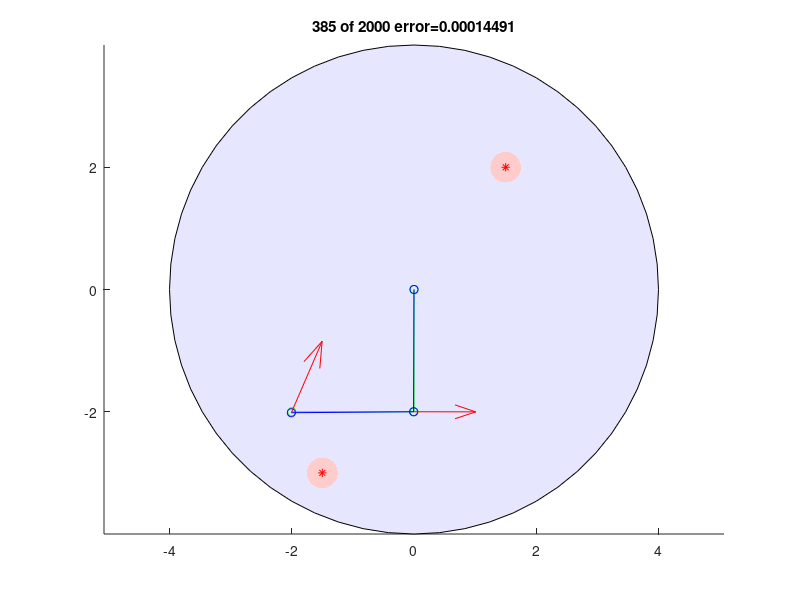

Write the MATLAB code that produced this figure.
function PotentialFieldNavigation
	%PotentialFieldNavigation
	% A path planner for an n-link planar robot arm moving amoung polygonal obstacles.
	%
	% Based off chapter 5.2 in "Robot Modeling and Control" by Spong, Hutchinson,
	% and Vidyasagar
	%
	% Aaron T. Becker, 04-13-2016, atbecker@uh.edu
	%
	%  Items to complete are marked with "TODO:"
	%  ideas: save the full path, and display in another figure.
	%%%%%%%%%%%%%%%%%%%%%%%%%%%%%%%
	linkLen = [2;2;];  %lengths of each link
	%q = rand(numel(linkLen),1)*2*pi;  %robot configuration (random)
	q = [pi/2;pi/4]; %robot configuration (set)
	%qGoal = rand(numel(linkLen),1)*2*pi; %TODO: some sort of check to make sure this isn't intersecting an obstacle
	qGoal = [-pi/2;-pi/2];
	oGoal = computeOrigins(qGoal); %robot goal DH frame origins
	ptObstacles = [1.5,2;  -1.5,-3]; %locations of point obstacles
	
	
	alpha = 0.02; %step size for each iteration.
	% In motion planning problems, the choice for alpha is often made on an adhoc or empirical basis
	%	such as the distance to the nearest obstacle or goal
	
	%%% Parameters  (students should change these)
	zeta =   flipud(0.5*(1:numel(q))');%vector parameter that scales the forces for each degree-of-freedom
	d = 0.5; %d: the distance that defines the transition from conic toparabolic
	eta = ones(numel(q),1); %eta: vector parameter that scales the repulsive forces for each degree-of-freedom
	rhoNot = 0.25; %: defines the distance of influence of the obstacle
	inLocalMinimum = false;
	t = 5;  %how many random steps to take?
	v = pi/10; % maximum random value at each step
	IsPolygonObs = false; % if tru, uses polygonal obstacles
	
	
	%setup figure showing the robot
	figure(1);clf;
	r = sum(linkLen);
	rectangle('Position',[-r,-r,2*r,2*r],'Curvature',1,'FaceColor',[.9 .9 1]) %robot workspace
	axis equal
	hold on
	% draw obstacles
	if IsPolygonObs
		ptObstacles = [1,2; -3,-1];
		polyObs1 = repmat(ptObstacles(1,:),3,1)+[.5000    0.8660
			-1.0000    0.0000
			0.5000   -0.8660];
		
		polyObs2 = repmat(ptObstacles(2,:),4,1)+[-1/2    -1
			-1/2    1
			1/2   1
			1/2 -1];
		
		p1 = fill(polyObs1(:,1),polyObs1(:,2),'r');
		set(p1,'linewidth',40,'EdgeColor',[1 .8 .8] );
		fill(polyObs1(:,1),polyObs1(:,2),'r');
		p2 = fill(polyObs2(:,1),polyObs2(:,2),'r');
		set(p2,'linewidth',40,'EdgeColor',[1 .8 .8] );
		fill(polyObs2(:,1),polyObs2(:,2),'r');
		
	else
		for j = 1:numel(ptObstacles(:,2))
			rectangle('Position',[ptObstacles(j,1)-rhoNot,ptObstacles(j,2)-rhoNot,2*rhoNot,2*rhoNot],'Curvature',1,'FaceColor',[1 .8 .8],'LineStyle','none')
		end
		plot(ptObstacles(:,1),ptObstacles(:,2),'r*')
	end
	
	%draw robot
	hGline = line([0,0],[0,1],'color','g');
	hGpts = plot([0,0],[0,1],'og');
	hRline = line([0,0],[0,1],'color','b');
	hRpts = plot([0,0],[0,1],'ob');
	harr= quiver(0,0,1,2,'color','r');
	hold off
	hTitle = title(num2str(0));
	maxIters = 2000;
	
	for iteration = 1:maxIters  %each iteration performs gradient descent one time
		%calulate error
		qErr = sum(atan2(sin(q-qGoal),cos(q-qGoal)).^2);
		oR = computeOrigins(q);
		frep = zeros([numel(q),2]);
		for j = 1:numel(ptObstacles(:,1))
			frep = frep + frepPtFloatingPoint(q, ptObstacles(j,:), eta, rhoNot);
		end
		Fvec =  fatt(q, oGoal,zeta,d) + frep;
		
		%update drawing
		updateArm(oGoal,hGline,hGpts);
		updateArm(oR,hRline,hRpts);
		set(harr, 'Xdata',oR(:,1),'Ydata',oR(:,2),'Udata',Fvec(:,1),'Vdata',Fvec(:,2));
		set(hTitle,'String',[num2str(iteration),' of ', num2str(maxIters), ' error=',num2str(qErr)])
		drawnow
		if qErr < 0.001
			break
		end
		
		%map the workspace forces to joint torques (5.2.3)
		tau = zeros(numel(q),1);
		for ic = 1:numel(q)
			tau = tau+Jv(q,ic)'* Fvec(ic,:)';
		end
		
		%Gradient descent algorithm, page 179
		q = q+alpha*tau/norm(tau);
		
		%TODO Task 3  (5pts) detect a local minimum
		
		
		if inLocalMinimum
			%TODO: Task 4  (5pts) random walk:
			%execute a random walk.  If it results in collision, do not apply
			%it.
			qprime = q;
			for j =1:t
				qprime = qprime+0;
				%check for collision
			end
			q = qprime;
		end
		
		%pause(0.5)
	end

	function J = Jv(q,ic) %page 177
		o = computeOrigins(q);
		Augo = [0,0;o];  %add frame 0  (augmented origin)
		% J = [z0 x (o_c - o_0),  z1 x (o_c - o_2), ...., z_(n-1) x (o_c - o_(n-1))
		J = zeros(2,numel(q));
		for c = 1:ic
			oDiff=  Augo(ic+1,:)-Augo(c,:);
			J(1,c) = -oDiff(2);
			J(2,c) = oDiff(1);
		end
		
	end

	function Fvec =  fatt(q, oGoal,zeta,d)
		%fatt computes the forces that attract each DH frame origin to their goal
		%configurations, given by equation 5.4 in RD&C
		%q: configuration of the arm
		%oGoal: goal position of each DH frame origin
		%zeta: vector parameter that scales the forces for each degree-of-freedom
		%d: the distance that defines the transition from conic toparabolic
		Fvec = zeros(numel(q),2); %Force vector to attract each origin to the goal
		o = computeOrigins(q); % o is a vector of the origins for DH frames of a planar robot arm.
		
		for i = 1:numel(q) % compute attractive force for each origin
			err = dist(o(i,:),oGoal(i,:));
			if err < d
				Fvec(i,:)= -zeta(i)*( o(i,:)-oGoal(i,:)  );
			else
				Fvec(i,:)= -d*zeta(i)*( o(i,:)-oGoal(i,:)  )/err;
			end
		end
	end

	function o = computeOrigins(q)
		%Computes o, the (x,y) coordinate of the DH frame for each link in q
		qSum = cumsum(q);
		oDelta = [linkLen,linkLen].*[cos(qSum),sin(qSum)];
		o = cumsum(oDelta);
	end

	function Fvec =  frepPt(q, pObstacle, eta, rhoNot)
		% TODO: Task 1  (5pts) repulsion from point obstacle
		%frepPt computes the forces that repel each DH frame origin from a point
		%at positon pObstacle, given by equation 5.6 & 5.7 in RD&C
		%q: configuration of the arm
		%pObstacle: xy position of the point obstacle
		%eta: vector parameter that scales the forces for each degree-of-freedom
		%rhoNot: defines the distance of influence of the obstacle
		Fvec = zeros(numel(q),2); %Force vector to repulse each origin from the obstacle
		o = computeOrigins(q); % o is a vector of the origins for DH frames of a planar robot arm.
		
		for i = 1:numel(q) % compute attractive force for each origin
			err = dist(o(i,:),oGoal(i,:));
			if err < d
				Fvec(i,:)= -zeta(i)*( o(i,:)-oGoal(i,:)  );
			else
				Fvec(i,:)= -d*zeta(i)*( o(i,:)-oGoal(i,:)  )/err;
			end
		end
	end

	function Fvec =  frepPtFloatingPoint(q, pObstacle, eta, rhoNot)
		% Task 2  (Graduate students 5pts, Undergrads, 5pts E.C.):
		%computes the forces that repel a point on the link that is closest to any workspace obstacle
		%at positon pObstacle, given by equation 5.6 & 5.7 in RD&C
		%q: configuration of the arm
		%pObstacle: xy position of the point obstacle
		%eta: vector parameter that scales the forces for each degree-of-freedom
		%rhoNot: defines the distance of influence of the obstacle
		Fvec = zeros(numel(q),2); %Force vector to attract each origin to the goal
		o = computeOrigins(q); % o is a vector of the origins for DH frames of a planar robot arm.
		o = [0,0;o]; %add 0,0 as a joint origin to calculate distance from arm to obstacle
		
		for i = 1:numel(q) % compute attractive force for each origin
			rho = linedist([o(i,:);o(i+1,:)],pObstacle); %distance to obstacle
			if rho < rhoNot 
				Fvec(i,:)= eta(i)*(1/rho-1/rhoNot)*(1/(rho*rho))*(o(i+1,:) - pObstacle);
			else
				Fvec(i,:)= 0;
			end
		end
	end

	function updateArm(o,hline,hpts) %redraws arm
		set(hline, 'xdata',[0;o(:,1)], 'ydata',[0;o(:,2)]);
		set(hpts, 'xdata',[0;o(:,1)], 'ydata',[0;o(:,2)]);
	end

	function d = dist(a,b)% norm 2 distance between two vectors
		d=sum((a-b).^2)^.5;
	end

	function d = linedist(lineQ,P) % distance between a line segment 
		%calculate distance between point P and line segment specified by lineQ
		%lineQ - 2 points that make up a line
		%P - point
		dQ1 = P-lineQ(1,:);
		dQ2 = P-lineQ(2,:);
		line = lineQ(2,:) - lineQ(1,:);
		if ( acos(sum(dQ1.*line)/(norm(dQ1)*norm(line))) > pi/2 )
			d = norm(dQ1);
		elseif ( acos(sum(dQ2.*(-line))/(norm(dQ2)*norm(line))) > pi/2 )
			d = norm(dQ2);
		else
			% if 2D lines and point, append 0 for z coordinate for cross product
			if (numel(line) == 2)
				d = norm(cross([dQ1 0],[line 0]))/(norm(dQ1)*norm(line));
			else
				d = norm(cross(dQ1,line))/(norm(dQ1)*norm(line));
			end
		end
	end
end
